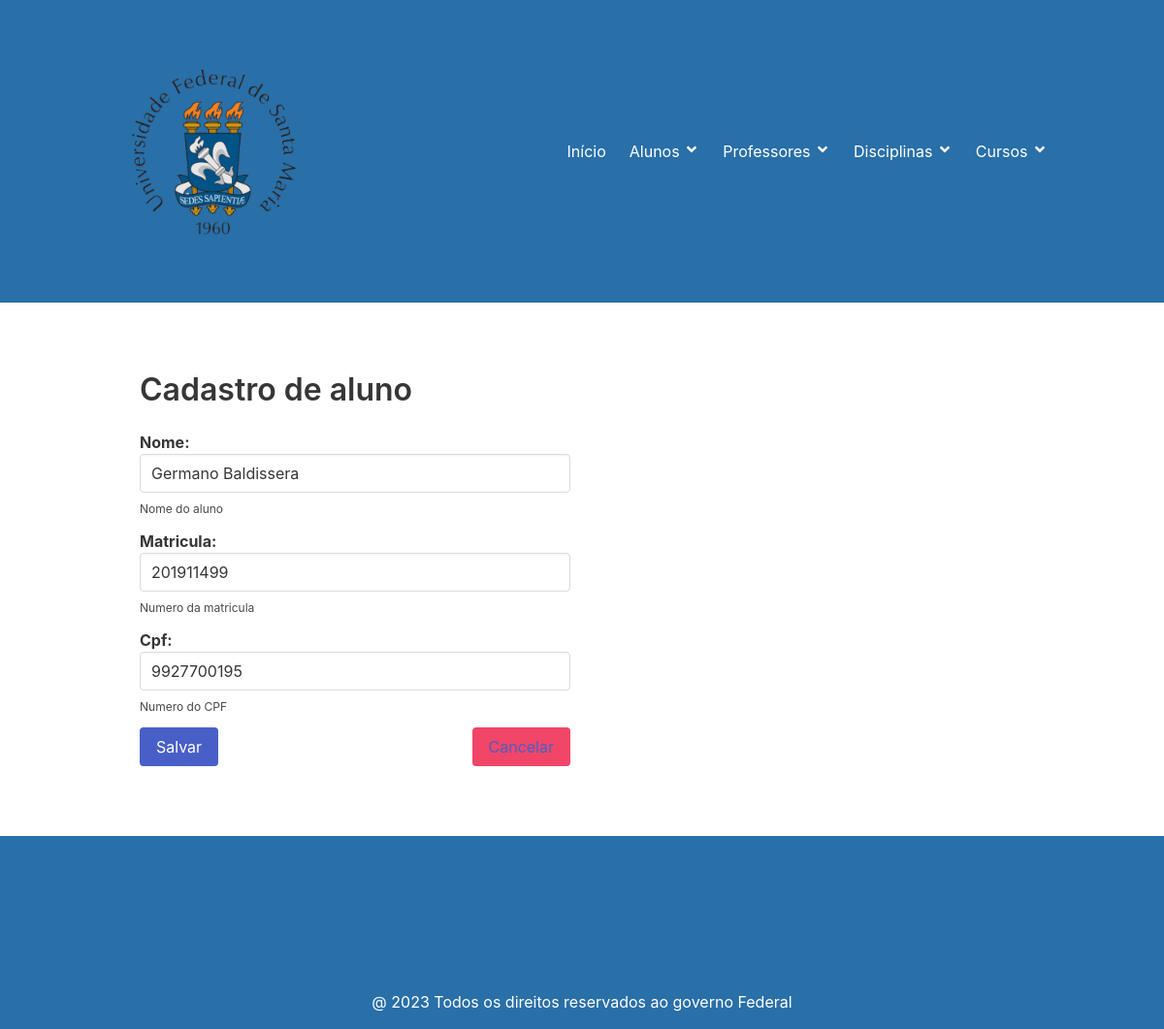
Page /5/alunos/editar/ on the committed database.
### aluno/models.py (models this page shows, shortened)
class Aluno(models.Model):
    nome = models.CharField('Nome', max_length=50, help_text='Nome do aluno')
    matricula = models.DecimalField('Matricula', max_digits=15, decimal_places=0, unique=True, help_text='Numero da matricula')
    cpf = models.DecimalField('Cpf', max_digits=11, decimal_places=0, unique=True, help_text='Numero do CPF')
    class Meta:
        verbose_name = 'Aluno'
        verbose_name_plural = 'Alunos'
        ordering = ['nome', ]

### aluno/views.py (the view)
# urls.py: path('<int:pk>/alunos/editar/', AlunoUpDateView.as_view(), name='alunos_editar'),
class AlunoUpDateView(UpdateView):
    form_class = AlunoModelForm
    model = Aluno
    template_name = 'alunos_form.html'
    success_url = reverse_lazy('alunos')

### aluno/forms.py
class AlunoModelForm(forms.ModelForm):
    class Meta:
        model = Aluno
        fields = ['nome', 'matricula', 'cpf',]
        widgets = {
            'nome': forms.TextInput(
                attrs={'class': 'input', 'type': 'text', 'placeholder': 'Digite o nome do aluno'}),
            'matricula': forms.TextInput(
                attrs={'class': 'input', 'type': 'text', 'placeholder': 'Digite a matricula do aluno'}),
            'cpf': forms.TextInput(
                attrs={'class': 'input', 'type': 'text', 'placeholder': 'Digite o cpf do aluno'}),
        }

### aluno/templates/alunos_form.html (shortened to what this page needs)
{% extends "base.html" %}
{% block content %}
    <section class="section">
        <div class="container">
            <div class="column is-mobile">
                <div class="column is-half is-off-set-one-quarter">
                    <h3 class="title is-size-3">Cadastro de aluno</h3>
                    <form method="POST" enctype="multipart/form-data">
                        {% for field in form %}
                            <div class="field">
                                {% if field.html_name == 'foto' %}
                                    {% if field.value is not empty %}
                                        <label class="label is-capitalized"> {{ field }}</label>
                                    {% else %}
                                        <label class="label is-capitalized">{{ field.label }}: {{ field }} </label>
                                    {% endif %}
                                {% else %}
                                        <label class="label is-capitalized">{{ field.label }}: {{ field }} </label>
                                {% endif %}
                                {% if field.help_text %}
                                    <p class="help">{{ field.help_text }}</p>
                                {% endif %}
                            </div>
                        {% endfor %}
                        <button class="button is-link is-primary" type="submit">Salvar</button>
                        <button class="button is-danger is-pulled-right" type="reset">
                            <a href="{% url 'alunos' %}">Cancelar</a>
                        </button>
                    </form>
                </div>
            </div>
        </div>
    </section>
{% endblock %}

### rows in the picture
Aluno: form "Germano Baldissera" "201911499" "9927700195"

### other values in the picture
{{ field.label }} "Nome" "Matricula" "Cpf"
{{ field.help_text }} "Nome do aluno" "Numero da matricula" "Numero do CPF"
